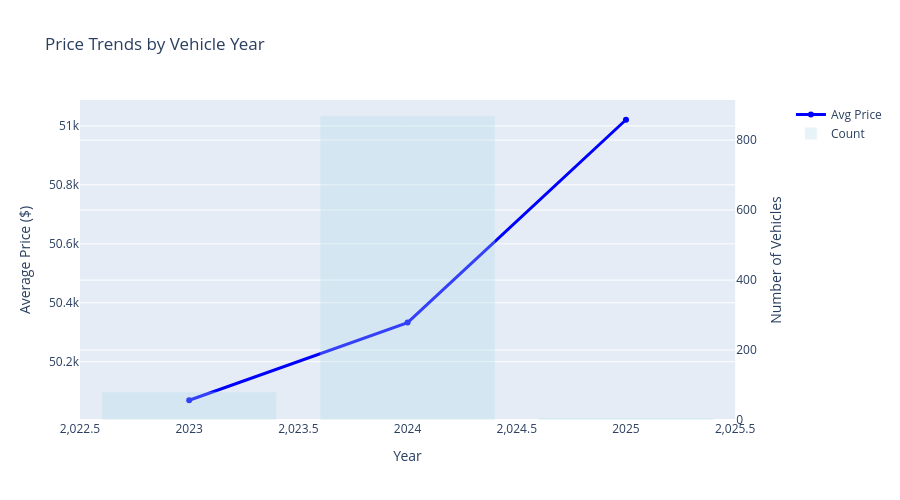

This figure's notebook cell:
### Code cell
price_by_year = df.groupby(year_col)[price_col].agg(['mean', 'count', 'min', 'max']).reset_index()
price_by_year.columns = [year_col, 'mean', 'count', 'min', 'max']

fig = make_subplots(specs=[[{"secondary_y": True}]])

fig.add_trace(
    go.Scatter(x=price_by_year[year_col], y=price_by_year['mean'],
               mode='lines+markers', name='Avg Price',
               line=dict(color='blue', width=3)),
    secondary_y=False
)

fig.add_trace(
    go.Bar(x=price_by_year[year_col], y=price_by_year['count'],
           name='Count', opacity=0.3, marker_color='lightblue'),
    secondary_y=True
)

fig.update_xaxes(title_text="Year")
fig.update_yaxes(title_text="Average Price ($)", secondary_y=False)
fig.update_yaxes(title_text="Number of Vehicles", secondary_y=True)
fig.update_layout(title="Price Trends by Vehicle Year", height=500, hovermode='x')
fig.show()

print("\\n Price Depriciation Analysis:")
print(price_by_year.to_string(index=False))

### Figure 1 — Plotly figure (JSON) as saved in the notebook; plotly's stock layout.template omitted (floating-point values rounded to 4 significant figures)
{"data": [{"line": {"color": "blue", "width": 3}, "mode": "lines+markers", "name": "Avg Price", "type": "scatter", "x": [2023, 2024, 2025], "xaxis": "x", "y": [50070.0, 50330.0, 51020.0], "yaxis": "y"}, {"marker": {"color": "lightblue"}, "name": "Count", "opacity": 0.3, "type": "bar", "x": [2023, 2024, 2025], "xaxis": "x", "y": [80, 869, 6], "yaxis": "y2"}], "layout": {"height": 500, "hovermode": "x", "title": {"text": "Price Trends by Vehicle Year"}, "xaxis": {"anchor": "y", "domain": [0, 0.94], "title": {"text": "Year"}}, "yaxis": {"anchor": "x", "domain": [0, 1], "title": {"text": "Average Price ($)"}}, "yaxis2": {"anchor": "x", "overlaying": "y", "side": "right", "title": {"text": "Number of Vehicles"}}}}
